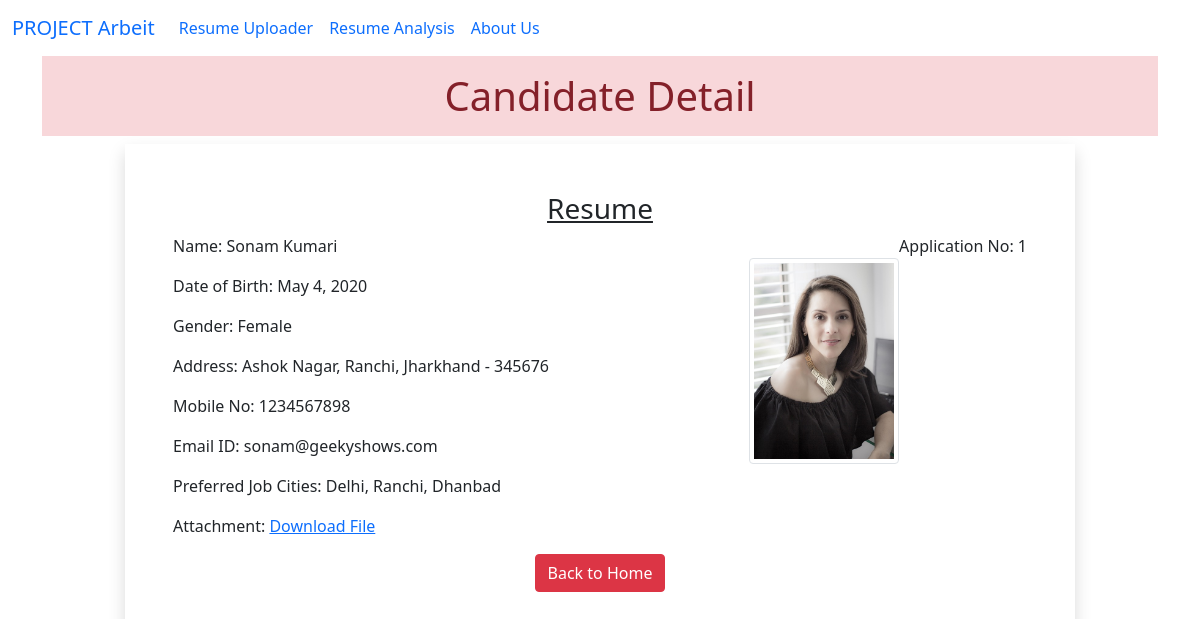
The page /1 on the database its author committed.
### myapp/models.py (models this page shows)
class Resume(models.Model):
 name = models.CharField(max_length=100)
 dob = models.DateField(auto_now=False, auto_now_add=False)
 gender = models.CharField(max_length=100)
 locality = models.CharField(max_length=100)
 city = models.CharField(max_length=100)
 pin = models.PositiveIntegerField()
 state = models.CharField(choices=STATE_CHOICE, max_length=50)
 mobile = models.PositiveIntegerField()
 email = models.EmailField()
 job_city = models.CharField(max_length=50)
 profile_image = models.ImageField(upload_to='profileimg', blank=True)
 my_file = models.FileField(upload_to='doc', blank=True)

### myapp/views.py (the view)
# urls.py: path('<int:pk>', views.CandidateView.as_view(), name='candidate')
class CandidateView(View):
 def get(self, request, pk):
  candidate = Resume.objects.get(pk=pk)
  return render(request, 'myapp/candidate.html', {'candidate':candidate})

### myapp/templatetags/myfilter.py (called while the page is built)
@register.filter(name='remove_special')
def remove_chars(value, arg):
 for character in arg:
  value = value.replace(character, "")
 return value

### myapp/templates/myapp/candidate.html (shortened to what this page needs)
<!DOCTYPE html>
{% load myfilter %}
<html lang="en">
<head>
  <link href="https://cdn.jsdelivr.net/npm/bootstrap@5.0.0-beta2/dist/css/bootstrap.min.css" rel="stylesheet">
</head>
<body>
  <nav class="navbar navbar-expand-lg bg-body-tertiary">
    <div class="container-fluid">
      <a class="navbar-brand" href="#">PROJECT Arbeit</a>
      <div class="collapse navbar-collapse" id="navbarNav">
        <ul class="navbar-nav">
          <li class="nav-item">
            <a class="nav-link active" aria-current="page" href="http://127.0.0.1:8000/">Resume Uploader</a>
          </li>
          <li class="nav-item">
            <a class="nav-link" href="http://127.0.0.1:8000/resume-analysis/">Resume Analysis</a>
          </li>
          <li class="nav-item">
            <a class="nav-link" href="http://127.0.0.1:8000/aboutus/">About Us</a>
          </li>
        </ul>
      </div>
    </div>
  </nav>
  <div class="container">
    <h1 class="alert-danger text-center p-3">Candidate Detail</h1>
    <div class="row">
      <div class="col-sm-10 shadow p-5 offset-sm-1">
        <h3 class="text-center"><u>Resume</u></h3>
        <p class="float-end">Application No: {{ candidate.id }}</p>
        <img src="{{ candidate.profile_image.url }}" alt="" class="img-fluid img-thumbnail float-end mt-4" width="150" height="150">
        <p>Name: {{ candidate.name }}</p>
        <p>Date of Birth: {{ candidate.dob }}</p>
        <p>Gender: {{ candidate.gender }}</p>
        <p>Address: {{ candidate.locality }}, {{ candidate.city }}, {{ candidate.state }} - {{ candidate.pin }}</p>
        <p>Mobile No: {{ candidate.mobile }}</p>
        <p>Email ID: {{ candidate.email }}</p>
        <p>Preferred Job Cities: {{ candidate.job_city|remove_special:"[]'" }}</p>
        <p>Attachment: <a href="{{ candidate.my_file.url }}">Download File</a></p>
        <div class="text-center">
          <a href="/" class="btn btn-danger">Back to Home</a>
        </div>
      </div>
    </div>
  </div>
</body>
</html>

### rows shown on the page
Resume: id "1", profile_image (picture), name "Sonam Kumari", dob "May 4, 2020", gender "Female", locality "Ashok Nagar", city "Ranchi", state "Jharkhand", pin "345676", mobile "1234567898", email "sonam@geekyshows.com", job_city|remove_special "Delhi, Ranchi, Dhanbad"
